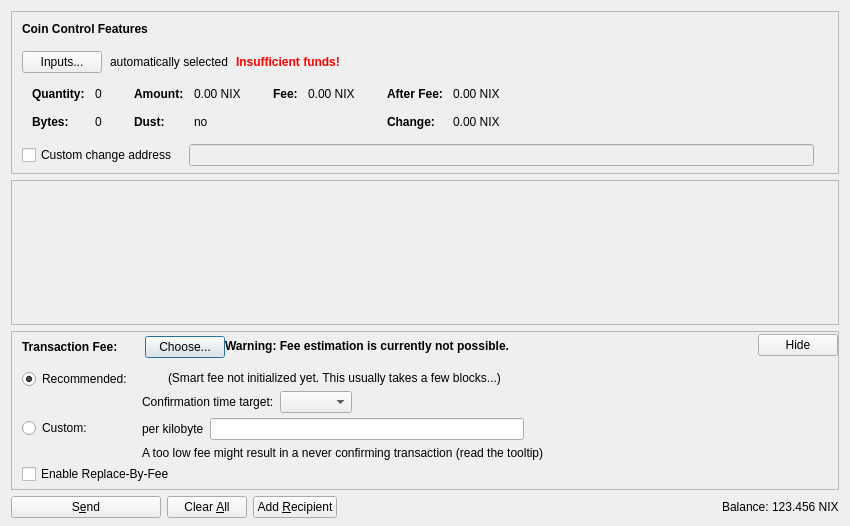
<?xml version="1.0" encoding="UTF-8"?>
<ui version="4.0">
 <class>SendCoinsDialog</class>
 <widget class="QDialog" name="SendCoinsDialog">
  <property name="geometry">
   <rect>
    <x>0</x>
    <y>0</y>
    <width>850</width>
    <height>526</height>
   </rect>
  </property>
  <property name="windowTitle">
   <string>Send Coins</string>
  </property>
  <layout class="QVBoxLayout" name="verticalLayout" stretch="0,1,0,0">
   <property name="bottomMargin">
    <number>8</number>
   </property>
   <item>
    <widget class="QFrame" name="frameCoinControl">
     <property name="sizePolicy">
      <sizepolicy hsizetype="Expanding" vsizetype="Expanding">
       <horstretch>0</horstretch>
       <verstretch>0</verstretch>
      </sizepolicy>
     </property>
     <property name="maximumSize">
      <size>
       <width>16777215</width>
       <height>16777215</height>
      </size>
     </property>
     <property name="frameShape">
      <enum>QFrame::StyledPanel</enum>
     </property>
     <property name="frameShadow">
      <enum>QFrame::Sunken</enum>
     </property>
     <layout class="QVBoxLayout" name="verticalLayoutCoinControl2">
      <property name="spacing">
       <number>0</number>
      </property>
      <property name="leftMargin">
       <number>0</number>
      </property>
      <property name="topMargin">
       <number>0</number>
      </property>
      <property name="rightMargin">
       <number>0</number>
      </property>
      <property name="bottomMargin">
       <number>6</number>
      </property>
      <item>
       <layout class="QVBoxLayout" name="verticalLayoutCoinControl" stretch="0,0,0,0,1">
        <property name="spacing">
         <number>0</number>
        </property>
        <property name="leftMargin">
         <number>10</number>
        </property>
        <property name="topMargin">
         <number>10</number>
        </property>
        <item>
         <layout class="QHBoxLayout" name="horizontalLayoutCoinControl1">
          <property name="bottomMargin">
           <number>15</number>
          </property>
          <item>
           <widget class="QLabel" name="labelCoinControlFeatures">
            <property name="sizePolicy">
             <sizepolicy hsizetype="Preferred" vsizetype="Maximum">
              <horstretch>0</horstretch>
              <verstretch>0</verstretch>
             </sizepolicy>
            </property>
            <property name="font">
             <font>
              <weight>75</weight>
              <bold>true</bold>
             </font>
            </property>
            <property name="styleSheet">
             <string notr="true">font-weight:bold;</string>
            </property>
            <property name="text">
             <string>Coin Control Features</string>
            </property>
           </widget>
          </item>
         </layout>
        </item>
        <item>
         <layout class="QHBoxLayout" name="horizontalLayoutCoinControl2" stretch="0,0,0,0">
          <property name="spacing">
           <number>8</number>
          </property>
          <property name="bottomMargin">
           <number>10</number>
          </property>
          <item>
           <widget class="QPushButton" name="pushButtonCoinControl">
            <property name="styleSheet">
             <string notr="true"/>
            </property>
            <property name="text">
             <string>Inputs...</string>
            </property>
            <property name="autoDefault">
             <bool>false</bool>
            </property>
           </widget>
          </item>
          <item>
           <widget class="QLabel" name="labelCoinControlAutomaticallySelected">
            <property name="text">
             <string>automatically selected</string>
            </property>
            <property name="margin">
             <number>5</number>
            </property>
           </widget>
          </item>
          <item>
           <widget class="QLabel" name="labelCoinControlInsuffFunds">
            <property name="font">
             <font>
              <weight>75</weight>
              <bold>true</bold>
             </font>
            </property>
            <property name="styleSheet">
             <string notr="true">color:red;font-weight:bold;</string>
            </property>
            <property name="text">
             <string>Insufficient funds!</string>
            </property>
            <property name="margin">
             <number>5</number>
            </property>
           </widget>
          </item>
          <item>
           <spacer name="horizontalSpacerCoinControl">
            <property name="orientation">
             <enum>Qt::Horizontal</enum>
            </property>
            <property name="sizeHint" stdset="0">
             <size>
              <width>40</width>
              <height>1</height>
             </size>
            </property>
           </spacer>
          </item>
         </layout>
        </item>
        <item>
         <widget class="QWidget" name="widgetCoinControl" native="true">
          <property name="sizePolicy">
           <sizepolicy hsizetype="Preferred" vsizetype="Preferred">
            <horstretch>0</horstretch>
            <verstretch>0</verstretch>
           </sizepolicy>
          </property>
          <property name="minimumSize">
           <size>
            <width>0</width>
            <height>0</height>
           </size>
          </property>
          <property name="styleSheet">
           <string notr="true"/>
          </property>
          <layout class="QHBoxLayout" name="horizontalLayoutCoinControl5">
           <property name="leftMargin">
            <number>0</number>
           </property>
           <property name="topMargin">
            <number>0</number>
           </property>
           <property name="rightMargin">
            <number>0</number>
           </property>
           <property name="bottomMargin">
            <number>0</number>
           </property>
           <item>
            <layout class="QHBoxLayout" name="horizontalLayoutCoinControl3" stretch="0,0,0,1">
             <property name="spacing">
              <number>20</number>
             </property>
             <property name="topMargin">
              <number>0</number>
             </property>
             <property name="bottomMargin">
              <number>10</number>
             </property>
             <item>
              <layout class="QFormLayout" name="formLayoutCoinControl1">
               <property name="horizontalSpacing">
                <number>10</number>
               </property>
               <property name="verticalSpacing">
                <number>14</number>
               </property>
               <property name="leftMargin">
                <number>10</number>
               </property>
               <property name="topMargin">
                <number>4</number>
               </property>
               <property name="rightMargin">
                <number>6</number>
               </property>
               <item row="0" column="0">
                <widget class="QLabel" name="labelCoinControlQuantityText">
                 <property name="font">
                  <font>
                   <weight>75</weight>
                   <bold>true</bold>
                  </font>
                 </property>
                 <property name="text">
                  <string>Quantity:</string>
                 </property>
                 <property name="margin">
                  <number>0</number>
                 </property>
                </widget>
               </item>
               <item row="0" column="1">
                <widget class="QLabel" name="labelCoinControlQuantity">
                 <property name="cursor">
                  <cursorShape>IBeamCursor</cursorShape>
                 </property>
                 <property name="contextMenuPolicy">
                  <enum>Qt::ActionsContextMenu</enum>
                 </property>
                 <property name="text">
                  <string notr="true">0</string>
                 </property>
                 <property name="margin">
                  <number>0</number>
                 </property>
                 <property name="textInteractionFlags">
                  <set>Qt::LinksAccessibleByMouse|Qt::TextSelectableByKeyboard|Qt::TextSelectableByMouse</set>
                 </property>
                </widget>
               </item>
               <item row="1" column="0">
                <widget class="QLabel" name="labelCoinControlBytesText">
                 <property name="font">
                  <font>
                   <weight>75</weight>
                   <bold>true</bold>
                  </font>
                 </property>
                 <property name="text">
                  <string>Bytes:</string>
                 </property>
                </widget>
               </item>
               <item row="1" column="1">
                <widget class="QLabel" name="labelCoinControlBytes">
                 <property name="cursor">
                  <cursorShape>IBeamCursor</cursorShape>
                 </property>
                 <property name="contextMenuPolicy">
                  <enum>Qt::ActionsContextMenu</enum>
                 </property>
                 <property name="text">
                  <string notr="true">0</string>
                 </property>
                 <property name="textInteractionFlags">
                  <set>Qt::LinksAccessibleByMouse|Qt::TextSelectableByKeyboard|Qt::TextSelectableByMouse</set>
                 </property>
                </widget>
               </item>
              </layout>
             </item>
             <item>
              <layout class="QFormLayout" name="formLayoutCoinControl2">
               <property name="horizontalSpacing">
                <number>10</number>
               </property>
               <property name="verticalSpacing">
                <number>14</number>
               </property>
               <property name="leftMargin">
                <number>6</number>
               </property>
               <property name="topMargin">
                <number>4</number>
               </property>
               <property name="rightMargin">
                <number>6</number>
               </property>
               <item row="0" column="0">
                <widget class="QLabel" name="labelCoinControlAmountText">
                 <property name="font">
                  <font>
                   <weight>75</weight>
                   <bold>true</bold>
                  </font>
                 </property>
                 <property name="text">
                  <string>Amount:</string>
                 </property>
                 <property name="margin">
                  <number>0</number>
                 </property>
                </widget>
               </item>
               <item row="0" column="1">
                <widget class="QLabel" name="labelCoinControlAmount">
                 <property name="cursor">
                  <cursorShape>IBeamCursor</cursorShape>
                 </property>
                 <property name="contextMenuPolicy">
                  <enum>Qt::ActionsContextMenu</enum>
                 </property>
                 <property name="text">
                  <string notr="true">0.00 NIX</string>
                 </property>
                 <property name="textInteractionFlags">
                  <set>Qt::LinksAccessibleByMouse|Qt::TextSelectableByKeyboard|Qt::TextSelectableByMouse</set>
                 </property>
                </widget>
               </item>
               <item row="1" column="0">
                <widget class="QLabel" name="labelCoinControlLowOutputText">
                 <property name="font">
                  <font>
                   <weight>75</weight>
                   <bold>true</bold>
                  </font>
                 </property>
                 <property name="text">
                  <string>Dust:</string>
                 </property>
                </widget>
               </item>
               <item row="1" column="1">
                <widget class="QLabel" name="labelCoinControlLowOutput">
                 <property name="cursor">
                  <cursorShape>IBeamCursor</cursorShape>
                 </property>
                 <property name="contextMenuPolicy">
                  <enum>Qt::ActionsContextMenu</enum>
                 </property>
                 <property name="text">
                  <string notr="true">no</string>
                 </property>
                 <property name="textInteractionFlags">
                  <set>Qt::LinksAccessibleByMouse|Qt::TextSelectableByKeyboard|Qt::TextSelectableByMouse</set>
                 </property>
                </widget>
               </item>
              </layout>
             </item>
             <item>
              <layout class="QFormLayout" name="formLayoutCoinControl3">
               <property name="horizontalSpacing">
                <number>10</number>
               </property>
               <property name="verticalSpacing">
                <number>14</number>
               </property>
               <property name="leftMargin">
                <number>6</number>
               </property>
               <property name="topMargin">
                <number>4</number>
               </property>
               <property name="rightMargin">
                <number>6</number>
               </property>
               <item row="0" column="0">
                <widget class="QLabel" name="labelCoinControlFeeText">
                 <property name="font">
                  <font>
                   <weight>75</weight>
                   <bold>true</bold>
                  </font>
                 </property>
                 <property name="text">
                  <string>Fee:</string>
                 </property>
                 <property name="margin">
                  <number>0</number>
                 </property>
                </widget>
               </item>
               <item row="0" column="1">
                <widget class="QLabel" name="labelCoinControlFee">
                 <property name="cursor">
                  <cursorShape>IBeamCursor</cursorShape>
                 </property>
                 <property name="contextMenuPolicy">
                  <enum>Qt::ActionsContextMenu</enum>
                 </property>
                 <property name="text">
                  <string notr="true">0.00 NIX</string>
                 </property>
                 <property name="textInteractionFlags">
                  <set>Qt::LinksAccessibleByMouse|Qt::TextSelectableByKeyboard|Qt::TextSelectableByMouse</set>
                 </property>
                </widget>
               </item>
              </layout>
             </item>
             <item>
              <layout class="QFormLayout" name="formLayoutCoinControl4">
               <property name="horizontalSpacing">
                <number>10</number>
               </property>
               <property name="verticalSpacing">
                <number>14</number>
               </property>
               <property name="leftMargin">
                <number>6</number>
               </property>
               <property name="topMargin">
                <number>4</number>
               </property>
               <property name="rightMargin">
                <number>6</number>
               </property>
               <item row="0" column="0">
                <widget class="QLabel" name="labelCoinControlAfterFeeText">
                 <property name="font">
                  <font>
                   <weight>75</weight>
                   <bold>true</bold>
                  </font>
                 </property>
                 <property name="text">
                  <string>After Fee:</string>
                 </property>
                 <property name="margin">
                  <number>0</number>
                 </property>
                </widget>
               </item>
               <item row="0" column="1">
                <widget class="QLabel" name="labelCoinControlAfterFee">
                 <property name="cursor">
                  <cursorShape>IBeamCursor</cursorShape>
                 </property>
                 <property name="contextMenuPolicy">
                  <enum>Qt::ActionsContextMenu</enum>
                 </property>
                 <property name="text">
                  <string notr="true">0.00 NIX</string>
                 </property>
                 <property name="textInteractionFlags">
                  <set>Qt::LinksAccessibleByMouse|Qt::TextSelectableByKeyboard|Qt::TextSelectableByMouse</set>
                 </property>
                </widget>
               </item>
               <item row="1" column="0">
                <widget class="QLabel" name="labelCoinControlChangeText">
                 <property name="font">
                  <font>
                   <weight>75</weight>
                   <bold>true</bold>
                  </font>
                 </property>
                 <property name="text">
                  <string>Change:</string>
                 </property>
                </widget>
               </item>
               <item row="1" column="1">
                <widget class="QLabel" name="labelCoinControlChange">
                 <property name="cursor">
                  <cursorShape>IBeamCursor</cursorShape>
                 </property>
                 <property name="contextMenuPolicy">
                  <enum>Qt::ActionsContextMenu</enum>
                 </property>
                 <property name="text">
                  <string notr="true">0.00 NIX</string>
                 </property>
                 <property name="textInteractionFlags">
                  <set>Qt::LinksAccessibleByMouse|Qt::TextSelectableByKeyboard|Qt::TextSelectableByMouse</set>
                 </property>
                </widget>
               </item>
              </layout>
             </item>
            </layout>
           </item>
          </layout>
         </widget>
        </item>
        <item>
         <layout class="QHBoxLayout" name="horizontalLayoutCoinControl4" stretch="0,0,0">
          <property name="spacing">
           <number>12</number>
          </property>
          <property name="sizeConstraint">
           <enum>QLayout::SetDefaultConstraint</enum>
          </property>
          <property name="topMargin">
           <number>5</number>
          </property>
          <property name="rightMargin">
           <number>5</number>
          </property>
          <item>
           <widget class="QCheckBox" name="checkBoxCoinControlChange">
            <property name="toolTip">
             <string>If this is activated, but the change address is empty or invalid, change will be sent to a newly generated address.</string>
            </property>
            <property name="text">
             <string>Custom change address</string>
            </property>
           </widget>
          </item>
          <item>
           <widget class="QValidatedLineEdit" name="lineEditCoinControlChange">
            <property name="enabled">
             <bool>false</bool>
            </property>
            <property name="sizePolicy">
             <sizepolicy hsizetype="Expanding" vsizetype="Fixed">
              <horstretch>0</horstretch>
              <verstretch>0</verstretch>
             </sizepolicy>
            </property>
           </widget>
          </item>
          <item>
           <widget class="QLabel" name="labelCoinControlChangeLabel">
            <property name="sizePolicy">
             <sizepolicy hsizetype="Preferred" vsizetype="Expanding">
              <horstretch>0</horstretch>
              <verstretch>0</verstretch>
             </sizepolicy>
            </property>
            <property name="minimumSize">
             <size>
              <width>0</width>
              <height>0</height>
             </size>
            </property>
            <property name="text">
             <string/>
            </property>
            <property name="margin">
             <number>3</number>
            </property>
           </widget>
          </item>
         </layout>
        </item>
        <item>
         <spacer name="verticalSpacerCoinControl">
          <property name="orientation">
           <enum>Qt::Vertical</enum>
          </property>
          <property name="sizeHint" stdset="0">
           <size>
            <width>800</width>
            <height>1</height>
           </size>
          </property>
         </spacer>
        </item>
       </layout>
      </item>
     </layout>
    </widget>
   </item>
   <item>
    <widget class="QScrollArea" name="scrollArea">
     <property name="widgetResizable">
      <bool>true</bool>
     </property>
     <widget class="QWidget" name="scrollAreaWidgetContents">
      <property name="geometry">
       <rect>
        <x>0</x>
        <y>0</y>
        <width>830</width>
        <height>70</height>
       </rect>
      </property>
      <layout class="QVBoxLayout" name="verticalLayout_2" stretch="0,1">
       <property name="leftMargin">
        <number>0</number>
       </property>
       <property name="topMargin">
        <number>0</number>
       </property>
       <property name="rightMargin">
        <number>0</number>
       </property>
       <property name="bottomMargin">
        <number>0</number>
       </property>
       <item>
        <layout class="QVBoxLayout" name="entries">
         <property name="spacing">
          <number>6</number>
         </property>
        </layout>
       </item>
       <item>
        <spacer name="verticalSpacer">
         <property name="orientation">
          <enum>Qt::Vertical</enum>
         </property>
         <property name="sizeHint" stdset="0">
          <size>
           <width>20</width>
           <height>40</height>
          </size>
         </property>
        </spacer>
       </item>
      </layout>
     </widget>
    </widget>
   </item>
   <item>
    <widget class="QFrame" name="frameFee">
     <property name="sizePolicy">
      <sizepolicy hsizetype="Expanding" vsizetype="Expanding">
       <horstretch>0</horstretch>
       <verstretch>0</verstretch>
      </sizepolicy>
     </property>
     <property name="maximumSize">
      <size>
       <width>16777215</width>
       <height>16777215</height>
      </size>
     </property>
     <property name="frameShape">
      <enum>QFrame::StyledPanel</enum>
     </property>
     <property name="frameShadow">
      <enum>QFrame::Sunken</enum>
     </property>
     <layout class="QVBoxLayout" name="verticalLayoutFee1">
      <property name="spacing">
       <number>0</number>
      </property>
      <property name="leftMargin">
       <number>0</number>
      </property>
      <property name="topMargin">
       <number>0</number>
      </property>
      <property name="rightMargin">
       <number>0</number>
      </property>
      <property name="bottomMargin">
       <number>0</number>
      </property>
      <item>
       <layout class="QVBoxLayout" name="verticalLayoutFee2" stretch="0,0,0">
        <property name="spacing">
         <number>0</number>
        </property>
        <property name="leftMargin">
         <number>10</number>
        </property>
        <property name="topMargin">
         <number>0</number>
        </property>
        <item>
         <layout class="QHBoxLayout" name="horizontalLayoutFee1">
          <property name="bottomMargin">
           <number>0</number>
          </property>
          <item>
           <layout class="QVBoxLayout" name="verticalLayoutFee7">
            <property name="spacing">
             <number>0</number>
            </property>
            <item>
             <spacer name="verticalSpacerSmartFee">
              <property name="orientation">
               <enum>Qt::Vertical</enum>
              </property>
              <property name="sizeType">
               <enum>QSizePolicy::Fixed</enum>
              </property>
              <property name="sizeHint" stdset="0">
               <size>
                <width>1</width>
                <height>4</height>
               </size>
              </property>
             </spacer>
            </item>
            <item>
             <layout class="QHBoxLayout" name="horizontalLayoutSmartFee">
              <property name="spacing">
               <number>10</number>
              </property>
              <item>
               <widget class="QLabel" name="labelFeeHeadline">
                <property name="sizePolicy">
                 <sizepolicy hsizetype="Preferred" vsizetype="Maximum">
                  <horstretch>0</horstretch>
                  <verstretch>0</verstretch>
                 </sizepolicy>
                </property>
                <property name="font">
                 <font>
                  <weight>75</weight>
                  <bold>true</bold>
                 </font>
                </property>
                <property name="styleSheet">
                 <string notr="true">font-weight:bold;</string>
                </property>
                <property name="text">
                 <string>Transaction Fee:</string>
                </property>
               </widget>
              </item>
              <item>
               <widget class="QLabel" name="labelFeeMinimized">
                <property name="text">
                 <string/>
                </property>
               </widget>
              </item>
              <item>
               <widget class="QPushButton" name="buttonChooseFee">
                <property name="text">
                 <string>Choose...</string>
                </property>
               </widget>
              </item>
             </layout>
            </item>
            <item>
             <spacer name="verticalSpacer_5">
              <property name="orientation">
               <enum>Qt::Vertical</enum>
              </property>
              <property name="sizeHint" stdset="0">
               <size>
                <width>1</width>
                <height>1</height>
               </size>
              </property>
             </spacer>
            </item>
           </layout>
          </item>
          <item>
           <widget class="QLabel" name="fallbackFeeWarningLabel">
            <property name="font">
             <font>
              <weight>75</weight>
              <bold>true</bold>
             </font>
            </property>
            <property name="toolTip">
             <string>Using the fallbackfee can result in sending a transaction that will take several hours or days (or never) to confirm. Consider choosing your fee manually or wait until you have validated the complete chain.</string>
            </property>
            <property name="text">
             <string>Warning: Fee estimation is currently not possible.</string>
            </property>
            <property name="wordWrap">
             <bool>false</bool>
            </property>
           </widget>
          </item>
          <item>
           <spacer name="horizontalSpacer_4">
            <property name="orientation">
             <enum>Qt::Horizontal</enum>
            </property>
            <property name="sizeType">
             <enum>QSizePolicy::MinimumExpanding</enum>
            </property>
            <property name="sizeHint" stdset="0">
             <size>
              <width>40</width>
              <height>20</height>
             </size>
            </property>
           </spacer>
          </item>
          <item>
           <widget class="QPushButton" name="buttonMinimizeFee">
            <property name="toolTip">
             <string>Hide transaction fee settings</string>
            </property>
            <property name="text">
             <string>Hide</string>
            </property>
           </widget>
          </item>
         </layout>
        </item>
        <item>
         <widget class="QFrame" name="frameFeeSelection">
          <layout class="QVBoxLayout" name="verticalLayoutFee12">
           <property name="spacing">
            <number>0</number>
           </property>
           <property name="leftMargin">
            <number>0</number>
           </property>
           <property name="topMargin">
            <number>0</number>
           </property>
           <property name="rightMargin">
            <number>0</number>
           </property>
           <property name="bottomMargin">
            <number>0</number>
           </property>
           <item>
            <layout class="QGridLayout" name="gridLayoutFee">
             <property name="topMargin">
              <number>10</number>
             </property>
             <property name="bottomMargin">
              <number>4</number>
             </property>
             <property name="horizontalSpacing">
              <number>10</number>
             </property>
             <property name="verticalSpacing">
              <number>4</number>
             </property>
             <item row="1" column="1">
              <layout class="QVBoxLayout" name="verticalLayoutFee8">
               <property name="spacing">
                <number>6</number>
               </property>
               <item>
                <layout class="QHBoxLayout" name="horizontalLayoutFee13">
                 <item>
                  <widget class="QLabel" name="labelCustomPerKilobyte">
                   <property name="toolTip">
                    <string>Specify a custom fee per kB (1,000 bytes) of the transaction's virtual size.

Note:  Since the fee is calculated on a per-byte basis, a fee of &quot;100 satoshis per kB&quot; for a transaction size of 500 bytes (half of 1 kB) would ultimately yield a fee of only 50 satoshis.</string>
                   </property>
                   <property name="text">
                    <string>per kilobyte</string>
                   </property>
                  </widget>
                 </item>
                 <item>
                  <widget class="BitcoinAmountField" name="customFee"/>
                 </item>
                 <item>
                  <spacer name="horizontalSpacer_6">
                   <property name="orientation">
                    <enum>Qt::Horizontal</enum>
                   </property>
                   <property name="sizeHint" stdset="0">
                    <size>
                     <width>1</width>
                     <height>1</height>
                    </size>
                   </property>
                  </spacer>
                 </item>
                </layout>
               </item>
               <item>
                <layout class="QHBoxLayout" name="horizontalLayoutFee8">
                 <item>
                  <widget class="QLabel" name="labelCustomFeeWarning">
                   <property name="enabled">
                    <bool>true</bool>
                   </property>
                   <property name="toolTip">
                    <string>When there is less transaction volume than space in the blocks, miners as well as relaying nodes may enforce a minimum fee. Paying only this minimum fee is just fine, but be aware that this can result in a never confirming transaction once there is more demand for bitcoin transactions than the network can process.</string>
                   </property>
                   <property name="text">
                    <string>A too low fee might result in a never confirming transaction (read the tooltip)</string>
                   </property>
                  </widget>
                 </item>
                 <item>
                  <spacer name="horizontalSpacer_2">
                   <property name="orientation">
                    <enum>Qt::Horizontal</enum>
                   </property>
                   <property name="sizeHint" stdset="0">
                    <size>
                     <width>1</width>
                     <height>1</height>
                    </size>
                   </property>
                  </spacer>
                 </item>
                </layout>
               </item>
              </layout>
             </item>
             <item row="0" column="0">
              <layout class="QVBoxLayout" name="verticalLayoutFee4" stretch="0,1">
               <item>
                <widget class="QRadioButton" name="radioSmartFee">
                 <property name="text">
                  <string>Recommended:</string>
                 </property>
                 <property name="checked">
                  <bool>true</bool>
                 </property>
                 <attribute name="buttonGroup">
                  <string notr="true">groupFee</string>
                 </attribute>
                </widget>
               </item>
               <item>
                <spacer name="verticalSpacer_2">
                 <property name="orientation">
                  <enum>Qt::Vertical</enum>
                 </property>
                 <property name="sizeHint" stdset="0">
                  <size>
                   <width>1</width>
                   <height>1</height>
                  </size>
                 </property>
                </spacer>
               </item>
              </layout>
             </item>
             <item row="1" column="0">
              <layout class="QVBoxLayout" name="verticalLayoutFee9" stretch="0,1">
               <item>
                <widget class="QRadioButton" name="radioCustomFee">
                 <property name="text">
                  <string>Custom:</string>
                 </property>
                 <attribute name="buttonGroup">
                  <string notr="true">groupFee</string>
                 </attribute>
                </widget>
               </item>
               <item>
                <spacer name="verticalSpacer_6">
                 <property name="orientation">
                  <enum>Qt::Vertical</enum>
                 </property>
                 <property name="sizeHint" stdset="0">
                  <size>
                   <width>1</width>
                   <height>1</height>
                  </size>
                 </property>
                </spacer>
               </item>
              </layout>
             </item>
             <item row="0" column="1">
              <layout class="QVBoxLayout" name="verticalLayoutFee3" stretch="0,0,1">
               <property name="spacing">
                <number>6</number>
               </property>
               <property name="topMargin">
                <number>2</number>
               </property>
               <item>
                <layout class="QHBoxLayout" name="horizontalLayoutFee12">
                 <item>
                  <widget class="QLabel" name="labelSmartFee">
                   <property name="text">
                    <string/>
                   </property>
                  </widget>
                 </item>
                 <item>
                  <widget class="QLabel" name="labelFeeEstimation">
                   <property name="text">
                    <string/>
                   </property>
                  </widget>
                 </item>
                 <item>
                  <widget class="QLabel" name="labelSmartFee2">
                   <property name="text">
                    <string>(Smart fee not initialized yet. This usually takes a few blocks...)</string>
                   </property>
                  </widget>
                 </item>
                 <item>
                  <spacer name="horizontalSpacer_5">
                   <property name="orientation">
                    <enum>Qt::Horizontal</enum>
                   </property>
                   <property name="sizeHint" stdset="0">
                    <size>
                     <width>1</width>
                     <height>1</height>
                    </size>
                   </property>
                  </spacer>
                 </item>
                </layout>
               </item>
               <item>
                <layout class="QHBoxLayout" name="horizontalLayoutFee9">
                 <item>
                  <layout class="QVBoxLayout" name="verticalLayoutFee6">
                   <item>
                    <widget class="QLabel" name="labelSmartFee3">
                     <property name="text">
                      <string>Confirmation time target:</string>
                     </property>
                    </widget>
                   </item>
                  </layout>
                 </item>
                 <item>
                  <layout class="QVBoxLayout" name="verticalLayoutFee5">
                   <property name="rightMargin">
                    <number>30</number>
                   </property>
                   <item>
                    <layout class="QHBoxLayout" name="horizontalLayoutConfTarget">
                     <property name="bottomMargin">
                      <number>0</number>
                     </property>
                     <item>
                      <widget class="QComboBox" name="confTargetSelector"/>
                     </item>
                     <item>
                      <spacer name="horizontalSpacerConfTarget">
                       <property name="orientation">
                        <enum>Qt::Horizontal</enum>
                       </property>
                       <property name="sizeHint" stdset="0">
                        <size>
                         <width>40</width>
                         <height>20</height>
                        </size>
                       </property>
                      </spacer>
                     </item>
                    </layout>
                   </item>
                  </layout>
                 </item>
                </layout>
               </item>
               <item>
                <spacer name="verticalSpacer_4">
                 <property name="orientation">
                  <enum>Qt::Vertical</enum>
                 </property>
                 <property name="sizeHint" stdset="0">
                  <size>
                   <width>1</width>
                   <height>1</height>
                  </size>
                 </property>
                </spacer>
               </item>
              </layout>
             </item>
            </layout>
           </item>
           <item>
            <widget class="QCheckBox" name="optInRBF">
             <property name="toolTip">
              <string>With Replace-By-Fee (BIP-125) you can increase a transaction's fee after it is sent. Without this, a higher fee may be recommended to compensate for increased transaction delay risk.</string>
             </property>
             <property name="text">
              <string>Enable Replace-By-Fee</string>
             </property>
            </widget>
           </item>
          </layout>
         </widget>
        </item>
        <item>
         <spacer name="verticalSpacerFee">
          <property name="orientation">
           <enum>Qt::Vertical</enum>
          </property>
          <property name="sizeHint" stdset="0">
           <size>
            <width>40</width>
            <height>5</height>
           </size>
          </property>
         </spacer>
        </item>
       </layout>
      </item>
     </layout>
    </widget>
   </item>
   <item>
    <layout class="QHBoxLayout" name="horizontalLayout">
     <item>
      <widget class="QPushButton" name="sendButton">
       <property name="minimumSize">
        <size>
         <width>150</width>
         <height>0</height>
        </size>
       </property>
       <property name="toolTip">
        <string>Confirm the send action</string>
       </property>
       <property name="text">
        <string>S&amp;end</string>
       </property>
       <property name="icon">
        <iconset resource="../bitcoin.qrc">
         <normaloff>:/icons/send</normaloff>:/icons/send</iconset>
       </property>
       <property name="autoDefault">
        <bool>false</bool>
       </property>
       <property name="default">
        <bool>false</bool>
       </property>
      </widget>
     </item>
     <item>
      <widget class="QPushButton" name="clearButton">
       <property name="sizePolicy">
        <sizepolicy hsizetype="Minimum" vsizetype="Fixed">
         <horstretch>0</horstretch>
         <verstretch>0</verstretch>
        </sizepolicy>
       </property>
       <property name="toolTip">
        <string>Clear all fields of the form.</string>
       </property>
       <property name="text">
        <string>Clear &amp;All</string>
       </property>
       <property name="icon">
        <iconset resource="../bitcoin.qrc">
         <normaloff>:/icons/remove</normaloff>:/icons/remove</iconset>
       </property>
       <property name="autoDefault">
        <bool>false</bool>
       </property>
      </widget>
     </item>
     <item>
      <widget class="QPushButton" name="addButton">
       <property name="toolTip">
        <string>Send to multiple recipients at once</string>
       </property>
       <property name="text">
        <string>Add &amp;Recipient</string>
       </property>
       <property name="icon">
        <iconset resource="../bitcoin.qrc">
         <normaloff>:/icons/add</normaloff>:/icons/add</iconset>
       </property>
       <property name="autoDefault">
        <bool>false</bool>
       </property>
      </widget>
     </item>
     <item>
      <spacer name="horizontalSpacer">
       <property name="orientation">
        <enum>Qt::Horizontal</enum>
       </property>
       <property name="sizeHint" stdset="0">
        <size>
         <width>40</width>
         <height>20</height>
        </size>
       </property>
      </spacer>
     </item>
     <item>
      <layout class="QHBoxLayout" name="horizontalLayout_2">
       <property name="spacing">
        <number>3</number>
       </property>
       <item>
        <widget class="QLabel" name="labelBalanceName">
         <property name="sizePolicy">
          <sizepolicy hsizetype="Preferred" vsizetype="Fixed">
           <horstretch>0</horstretch>
           <verstretch>0</verstretch>
          </sizepolicy>
         </property>
         <property name="text">
          <string>Balance:</string>
         </property>
        </widget>
       </item>
       <item>
        <widget class="QLabel" name="labelBalance">
         <property name="sizePolicy">
          <sizepolicy hsizetype="Preferred" vsizetype="Fixed">
           <horstretch>0</horstretch>
           <verstretch>0</verstretch>
          </sizepolicy>
         </property>
         <property name="cursor">
          <cursorShape>IBeamCursor</cursorShape>
         </property>
         <property name="text">
          <string notr="true">123.456 NIX</string>
         </property>
         <property name="textInteractionFlags">
          <set>Qt::LinksAccessibleByMouse|Qt::TextSelectableByKeyboard|Qt::TextSelectableByMouse</set>
         </property>
        </widget>
       </item>
      </layout>
     </item>
    </layout>
   </item>
  </layout>
 </widget>
 <customwidgets>
  <customwidget>
   <class>QValidatedLineEdit</class>
   <extends>QLineEdit</extends>
   <header>qt/qvalidatedlineedit.h</header>
  </customwidget>
  <customwidget>
   <class>BitcoinAmountField</class>
   <extends>QLineEdit</extends>
   <header>qt/bitcoinamountfield.h</header>
   <container>1</container>
  </customwidget>
 </customwidgets>
 <resources>
  <include location="../bitcoin.qrc"/>
 </resources>
 <connections/>
 <buttongroups>
  <buttongroup name="groupFee"/>
 </buttongroups>
</ui>
